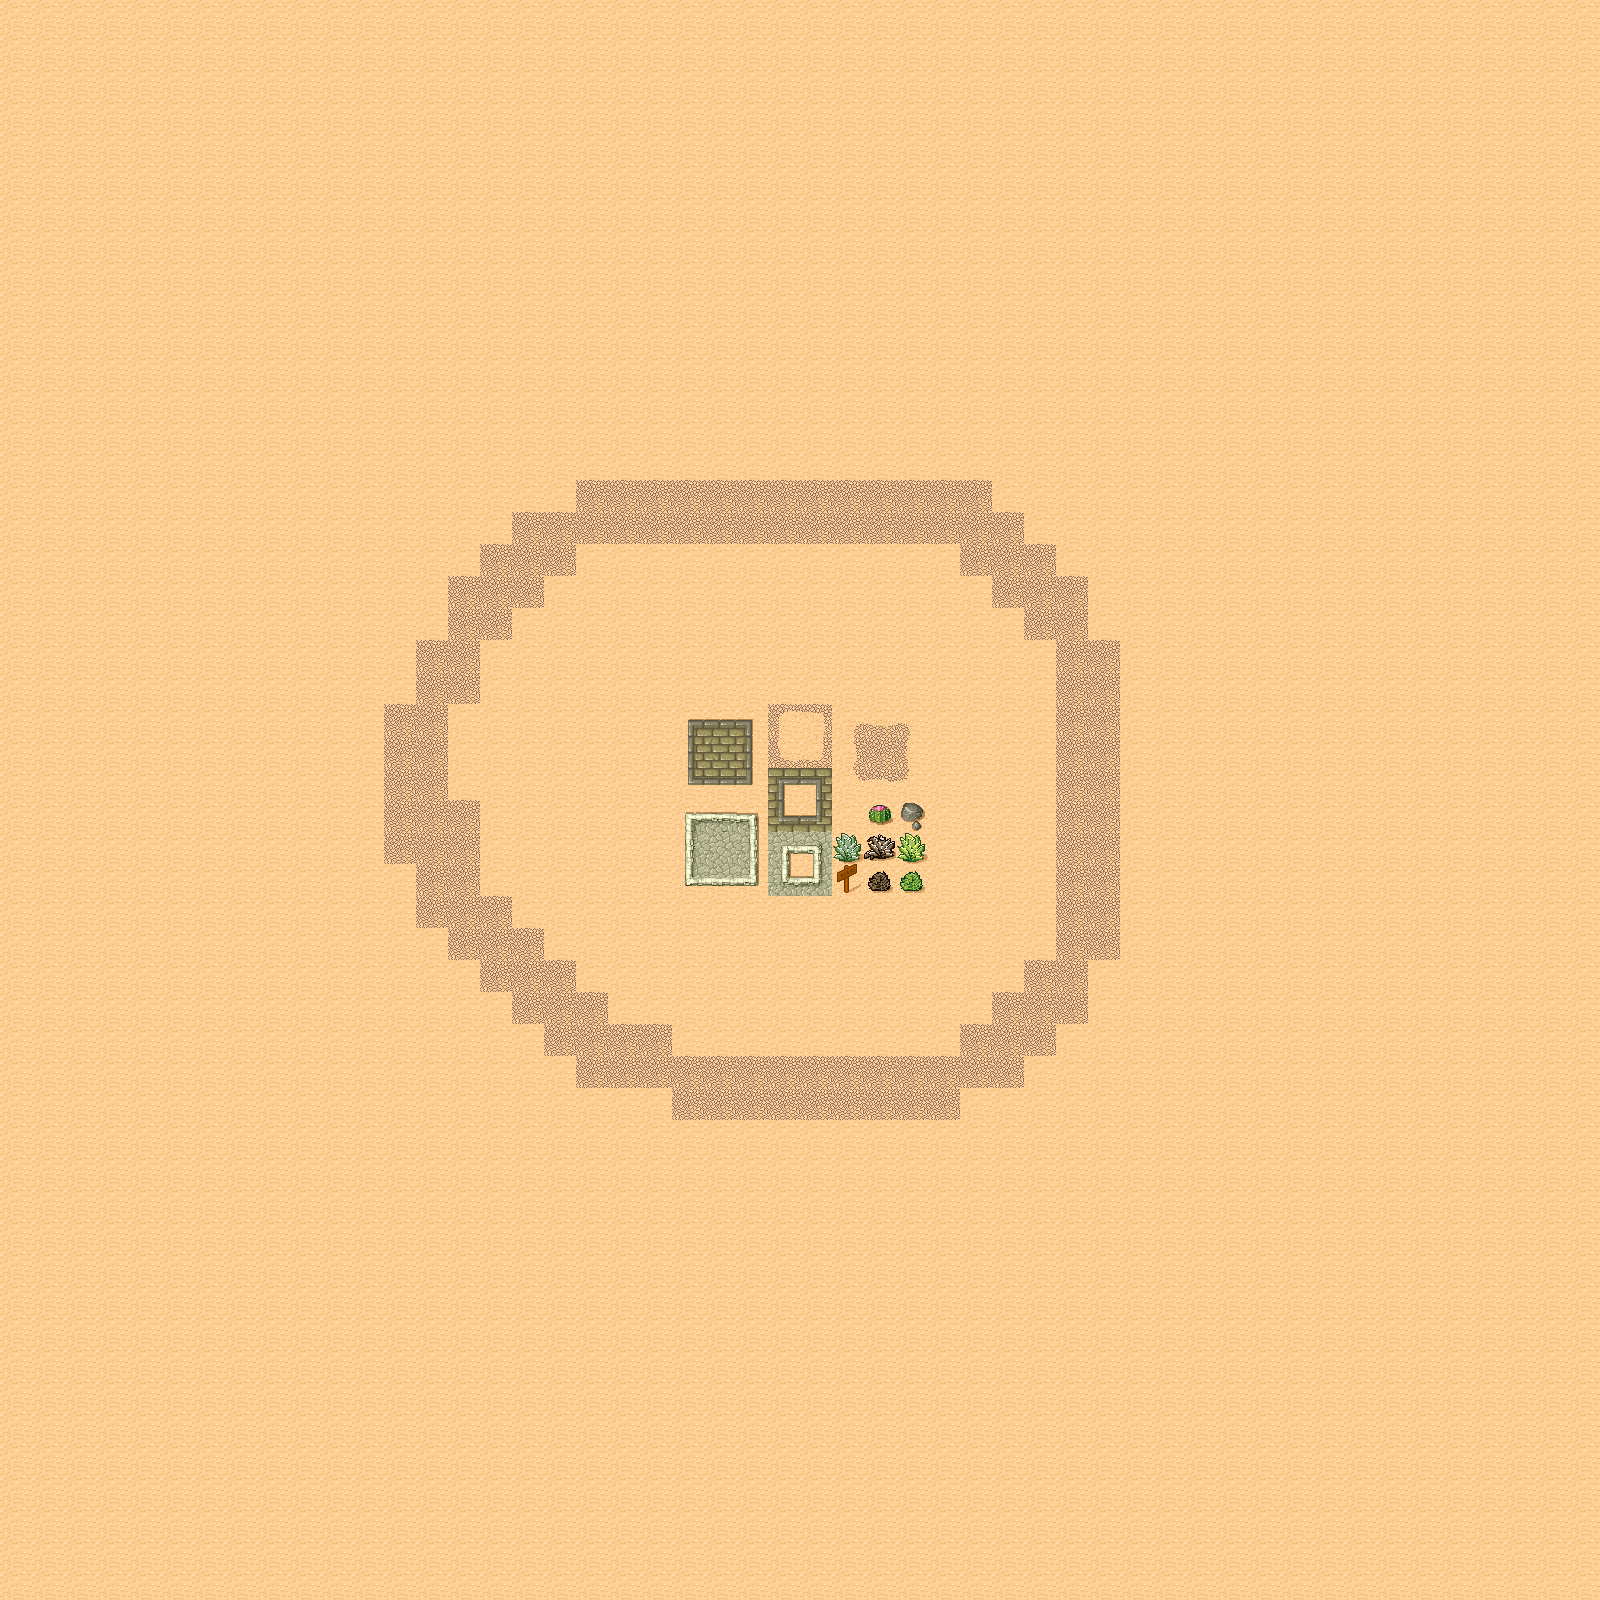

Rendered tile map (Tiled .tmx) drawn with the repository's tilesets; below, a short description and the map source with its tile grids summarised:
An orthogonal 50x50 tile map with 32x32 px tiles, 1 tile layer (Слой тайлов 1).

<map version="1.10" tiledversion="1.10.2" orientation="orthogonal" renderorder="right-down" width="50" height="50" tilewidth="32" tileheight="32" infinite="0" nextlayerid="2" nextobjectid="1">
 <tileset firstgid="1" name="tmw_desert_spacing" tilewidth="32" tileheight="32" spacing="1" margin="1" tilecount="48" columns="8">
  <image source="../NotProgrammingThings/tmw_desert_spacing.png" width="265" height="199" />
 </tileset>
 <layer id="1" name="Слой тайлов 1" width="50" height="50">
  <data>[2500 cells, 2500 non-empty, 48 distinct tile ids]</data>
 </layer>
</map>
